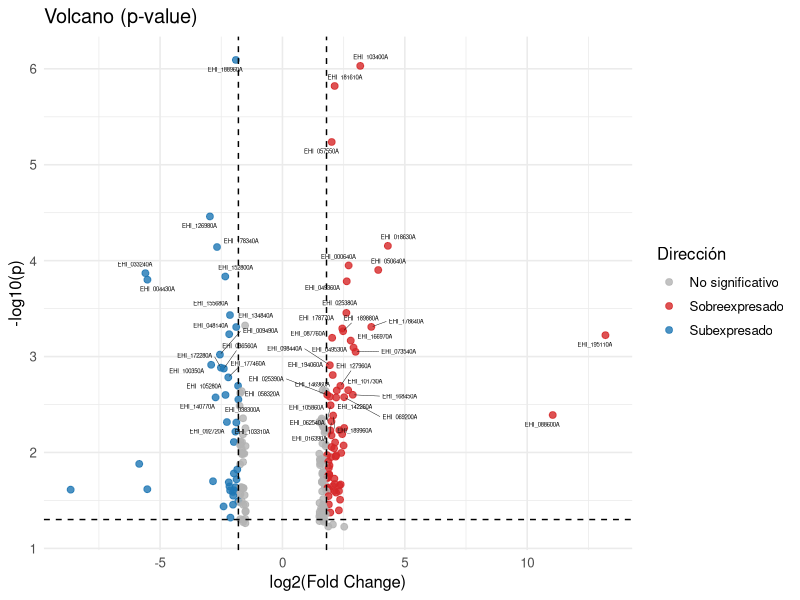
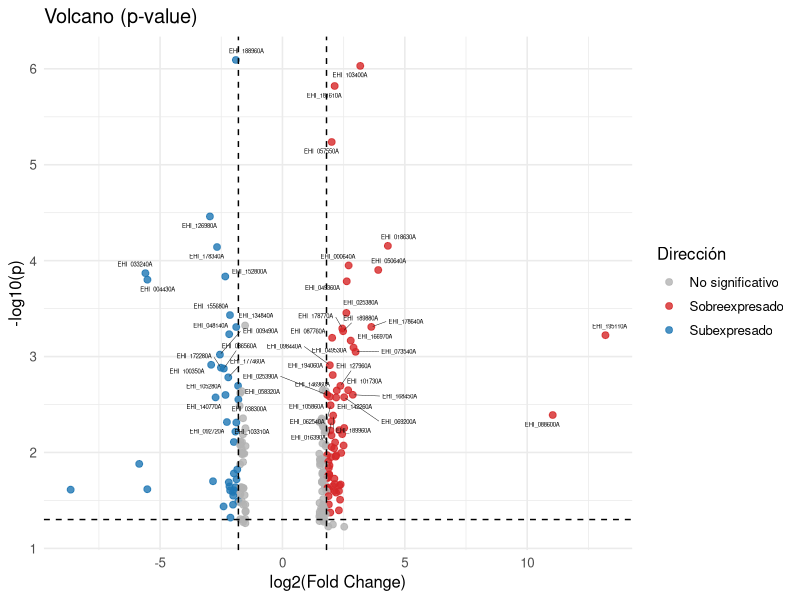

Reproduce these figures in R, in order.
#---- Librerias ----
library(ggplot2)
library(dplyr)
library(ggrepel)

#---- (opcional) setwd ----
# setwd("~/Documents/GitHub/MapaCalorReloaded/VolcanoPlots")

#---- Lectura de datos ----
datos <- read.table("pEhExvsEhMyb10.txt",
                    header = TRUE, sep = "\t", stringsAsFactors = FALSE)

colnames(datos) <- c("Genes","baseMean","log2FC","lfcSE","stat","pvalue","padj",
                     "EhMyb10_1","EhMyb10_2","EhMyb10_3",
                     "pEhEx_1","pEhEx_2","pEhEx_3",
                     "EhMyb10_1.1","EhMyb10_2.1","EhMyb10_3.1",
                     "pEhEx_1.1","pEhEx_2.1","pEhEx_3.1",
                     "Certeza","DE")

# Parámetros
alpha_cut    <- 0.05
lfc_cut      <- 1.8
top_n_labels <- 50

#---- Procesamiento: SOLO pvalue ----
datos <- datos %>%
  mutate(
    p_selecc    = pvalue,
    p_selecc    = pmax(p_selecc, .Machine$double.xmin),
    menoslog10p = -log10(p_selecc),
    signif = ifelse(p_selecc < alpha_cut & abs(log2FC) > lfc_cut,
                    "Significativo", "No significativo"),
    direccion = case_when(
      p_selecc < alpha_cut & log2FC >=  lfc_cut ~ "Sobreexpresado",
      p_selecc < alpha_cut & log2FC <= -lfc_cut ~ "Subexpresado",
      TRUE ~ "No significativo"
    )
  )

#---- Etiquetas top ----
to_label <- datos %>%
  filter(signif == "Significativo") %>%
  arrange(desc(menoslog10p)) %>%
  slice_head(n = top_n_labels)

#---- Plot ----
p <- ggplot(datos, aes(x = log2FC, y = menoslog10p)) +
  geom_point(aes(color = direccion), alpha = 0.8, size = 2) +
  scale_color_manual(values = c(
    "Subexpresado"     = "#1f77b4",
    "No significativo" = "grey70",
    "Sobreexpresado"   = "#d62728"
  )) +
  geom_vline(xintercept = c(-lfc_cut, lfc_cut), linetype = "dashed") +
  geom_hline(yintercept = -log10(alpha_cut), linetype = "dashed") +
  ggrepel::geom_text_repel(
    data = to_label, aes(label = Genes),
    size = 1.5, max.overlaps = 50, segment.size = 0.15
  ) +
  labs(
    title = "Volcano (p-value)",
    x = "log2(Fold Change)", y = "-log10(p)",
    color = "Dirección"
  ) +
  theme_minimal(base_size = 12)

# Mostrar
print(p)

# Guardar PDF
nombre0 <- paste0("VolcanoPlot_pvalue", top_n_labels, ".pdf")
pdf(nombre0); print(p); dev.off()

#---- Conteos & exports ----
conteo_colores <- datos %>%
  filter(!is.na(log2FC), !is.na(menoslog10p),
         direccion %in% c("Sobreexpresado", "Subexpresado")) %>%
  count(direccion, name = "n_genes")
write.csv(conteo_colores, paste0("cuantos_color_pvalue", top_n_labels, ".csv"), row.names = FALSE)

df_sobreexpresado <- datos %>%
  filter(!is.na(log2FC), !is.na(menoslog10p), direccion == "Sobreexpresado") %>%
  select(Genes, log2FC, menoslog10p, pvalue)
write.csv(df_sobreexpresado, paste0("Genes_sobreexpresados_pvalue", top_n_labels, ".csv"), row.names = FALSE)

df_subexpresado <- datos %>%
  filter(!is.na(log2FC), !is.na(menoslog10p), direccion == "Subexpresado") %>%
  select(Genes, log2FC, menoslog10p, pvalue)
write.csv(df_subexpresado, paste0("Genes_subexpresados_pvalue", top_n_labels, ".csv"), row.names = FALSE)
